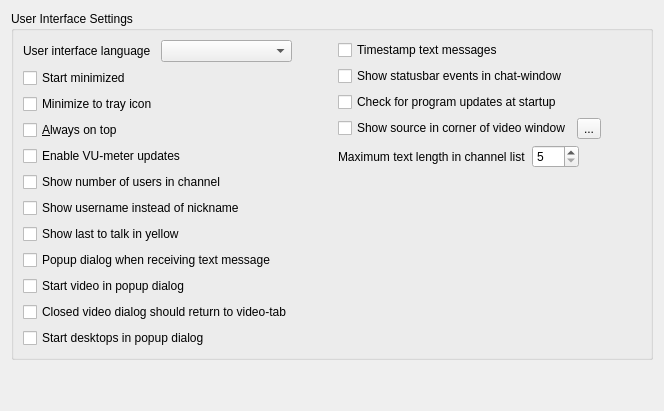
     <widget class="QWidget" name="displayTab">
      <attribute name="title">
       <string>Display</string>
      </attribute>
      <layout class="QVBoxLayout" name="verticalLayout_9">
       <item>
        <widget class="QGroupBox" name="groupBox_3">
         <property name="title">
          <string>User Interface Settings</string>
         </property>
         <layout class="QHBoxLayout" name="horizontalLayout_18">
          <item>
           <layout class="QVBoxLayout" name="verticalLayout">
            <item>
             <layout class="QHBoxLayout" name="horizontalLayout_17">
              <item>
               <widget class="QLabel" name="label_5">
                <property name="text">
                 <string>User interface language</string>
                </property>
                <property name="buddy">
                 <cstring>languageBox</cstring>
                </property>
               </widget>
              </item>
              <item>
               <widget class="QComboBox" name="languageBox"/>
              </item>
             </layout>
            </item>
            <item>
             <widget class="QCheckBox" name="startminimizedChkBox">
              <property name="text">
               <string>Start minimized</string>
              </property>
             </widget>
            </item>
            <item>
             <widget class="QCheckBox" name="trayChkBox">
              <property name="text">
               <string>Minimize to tray icon</string>
              </property>
             </widget>
            </item>
            <item>
             <widget class="QCheckBox" name="alwaysontopChkBox">
              <property name="text">
               <string>&amp;Always on top</string>
              </property>
             </widget>
            </item>
            <item>
             <widget class="QCheckBox" name="vumeterChkBox">
              <property name="text">
               <string>Enable VU-meter updates</string>
              </property>
             </widget>
            </item>
            <item>
             <widget class="QCheckBox" name="usercountChkBox">
              <property name="text">
               <string>Show number of users in channel</string>
              </property>
             </widget>
            </item>
            <item>
             <widget class="QCheckBox" name="showusernameChkBox">
              <property name="text">
               <string>Show username instead of nickname</string>
              </property>
             </widget>
            </item>
            <item>
             <widget class="QCheckBox" name="lasttalkChkBox">
              <property name="text">
               <string>Show last to talk in yellow</string>
              </property>
             </widget>
            </item>
            <item>
             <widget class="QCheckBox" name="msgpopupChkBox">
              <property name="text">
               <string>Popup dialog when receiving text message</string>
              </property>
             </widget>
            </item>
            <item>
             <widget class="QCheckBox" name="videodlgChkBox">
              <property name="text">
               <string>Start video in popup dialog</string>
              </property>
             </widget>
            </item>
            <item>
             <widget class="QCheckBox" name="returnvidChkBox">
              <property name="text">
               <string>Closed video dialog should return to video-tab</string>
              </property>
             </widget>
            </item>
            <item>
             <widget class="QCheckBox" name="desktopdlgChkBox">
              <property name="text">
               <string>Start desktops in popup dialog</string>
              </property>
             </widget>
            </item>
           </layout>
          </item>
          <item>
           <spacer name="horizontalSpacer_20">
            <property name="orientation">
             <enum>Qt::Horizontal</enum>
            </property>
            <property name="sizeHint" stdset="0">
             <size>
              <width>40</width>
              <height>20</height>
             </size>
            </property>
           </spacer>
          </item>
          <item>
           <layout class="QVBoxLayout" name="verticalLayout_4">
            <item>
             <widget class="QCheckBox" name="msgtimestampChkBox">
              <property name="text">
               <string>Timestamp text messages</string>
              </property>
             </widget>
            </item>
            <item>
             <widget class="QCheckBox" name="logstatusbarChkBox">
              <property name="text">
               <string>Show statusbar events in chat-window</string>
              </property>
             </widget>
            </item>
            <item>
             <widget class="QCheckBox" name="updatesChkBox">
              <property name="text">
               <string>Check for program updates at startup</string>
              </property>
             </widget>
            </item>
            <item>
             <layout class="QHBoxLayout" name="horizontalLayout_15">
              <property name="spacing">
               <number>6</number>
              </property>
              <item>
               <widget class="QCheckBox" name="vidtextChkBox">
                <property name="text">
                 <string>Show source in corner of video window</string>
                </property>
               </widget>
              </item>
              <item>
               <widget class="QToolButton" name="vidtextsrcToolBtn">
                <property name="text">
                 <string>...</string>
                </property>
               </widget>
              </item>
              <item>
               <spacer name="horizontalSpacer_19">
                <property name="orientation">
                 <enum>Qt::Horizontal</enum>
                </property>
                <property name="sizeHint" stdset="0">
                 <size>
                  <width>40</width>
                  <height>20</height>
                 </size>
                </property>
               </spacer>
              </item>
             </layout>
            </item>
            <item>
             <layout class="QHBoxLayout" name="horizontalLayout_16">
              <item>
               <widget class="QLabel" name="label_39">
                <property name="text">
                 <string>Maximum text length in channel list</string>
                </property>
                <property name="buddy">
                 <cstring>maxtextSpinBox</cstring>
                </property>
               </widget>
              </item>
              <item>
               <widget class="QSpinBox" name="maxtextSpinBox">
                <property name="sizePolicy">
                 <sizepolicy hsizetype="Fixed" vsizetype="Fixed">
                  <horstretch>0</horstretch>
                  <verstretch>0</verstretch>
                 </sizepolicy>
                </property>
                <property name="minimum">
                 <number>5</number>
                </property>
                <property name="maximum">
                 <number>512</number>
                </property>
               </widget>
              </item>
              <item>
               <spacer name="horizontalSpacer_18">
                <property name="orientation">
                 <enum>Qt::Horizontal</enum>
                </property>
                <property name="sizeHint" stdset="0">
                 <size>
                  <width>40</width>
                  <height>20</height>
                 </size>
                </property>
               </spacer>
              </item>
             </layout>
            </item>
            <item>
             <spacer name="verticalSpacer_8">
              <property name="orientation">
               <enum>Qt::Vertical</enum>
              </property>
              <property name="sizeHint" stdset="0">
               <size>
                <width>20</width>
                <height>40</height>
               </size>
              </property>
             </spacer>
            </item>
           </layout>
          </item>
         </layout>
        </widget>
       </item>
       <item>
        <spacer name="verticalSpacer_6">
         <property name="orientation">
          <enum>Qt::Vertical</enum>
         </property>
         <property name="sizeHint" stdset="0">
          <size>
           <width>20</width>
           <height>40</height>
          </size>
         </property>
        </spacer>
       </item>
      </layout>
     </widget>
